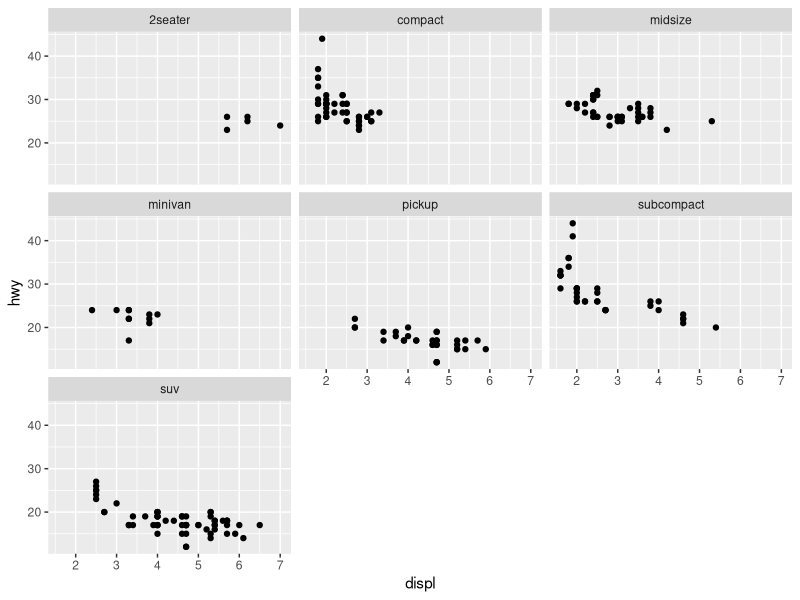
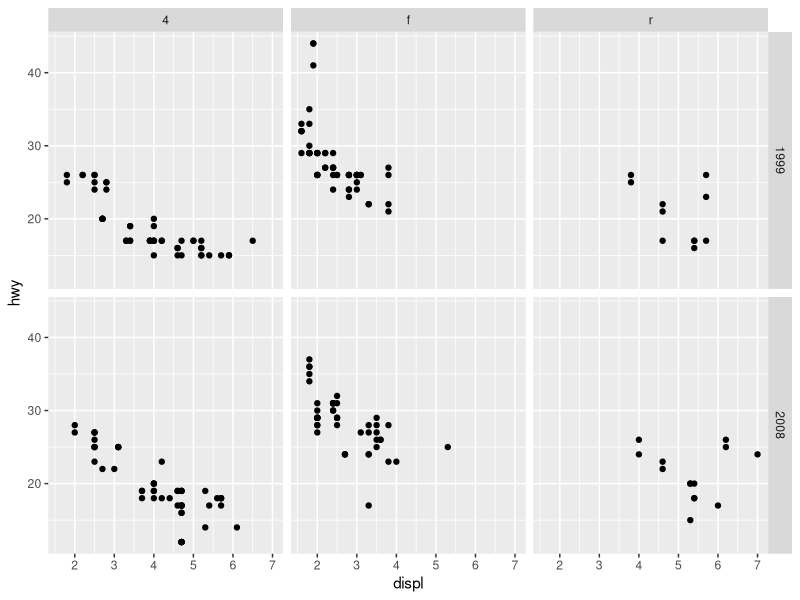

Recreate these plots in R, in order.
## ---- chunk 1
rm(list = ls())
## ---- chunk 2
### <No caption defined>

## ---- chunk 3
library(tidyverse)

ggplot(
  data = mpg,
  mapping = aes(x = displ, y = hwy)
) +
  geom_point() +
  facet_wrap(~ class)

ggplot(
  data = mpg,
  mapping = aes(x = displ, y = hwy)
) +
  geom_point() +
  facet_grid(year ~ drv)
